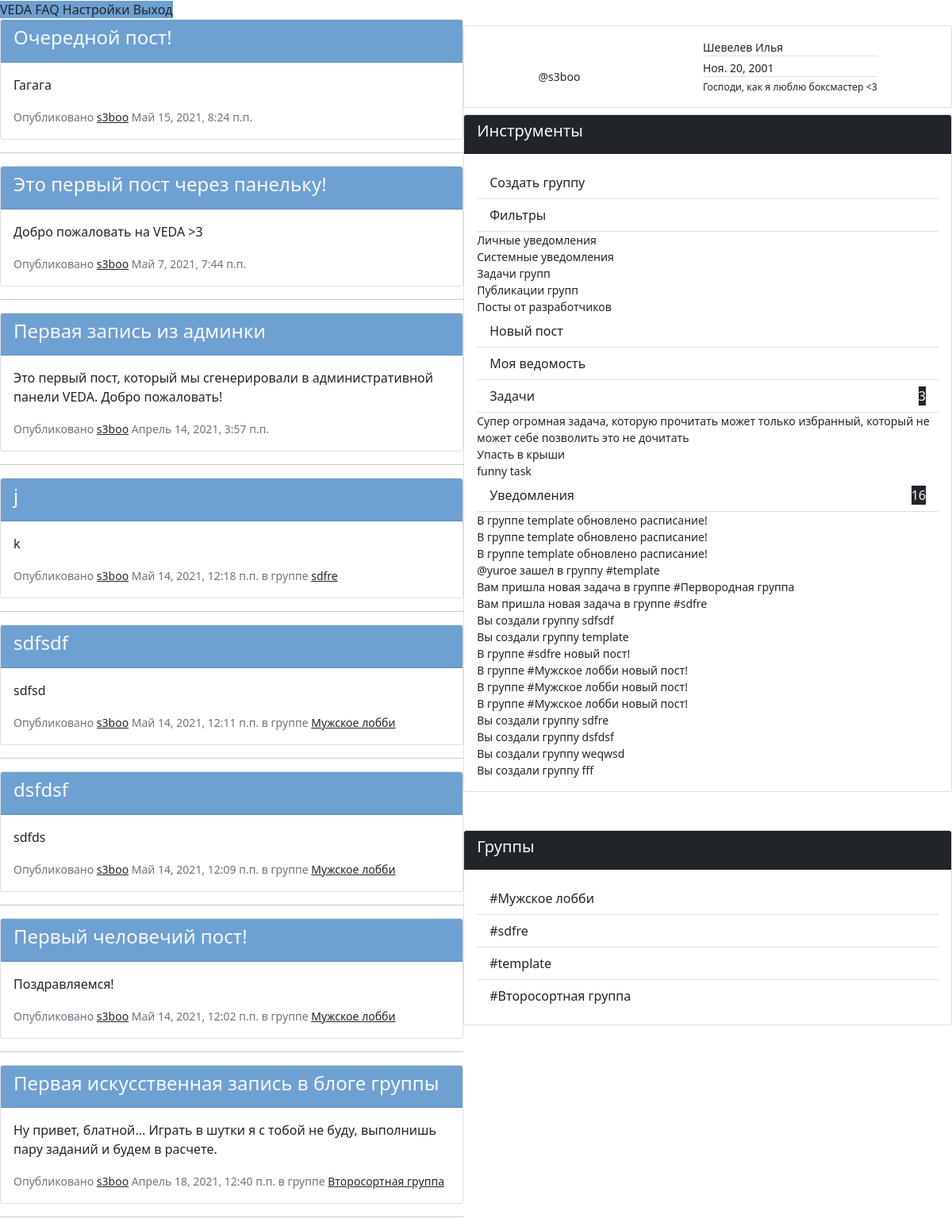
The app's page / (signed in), older data.
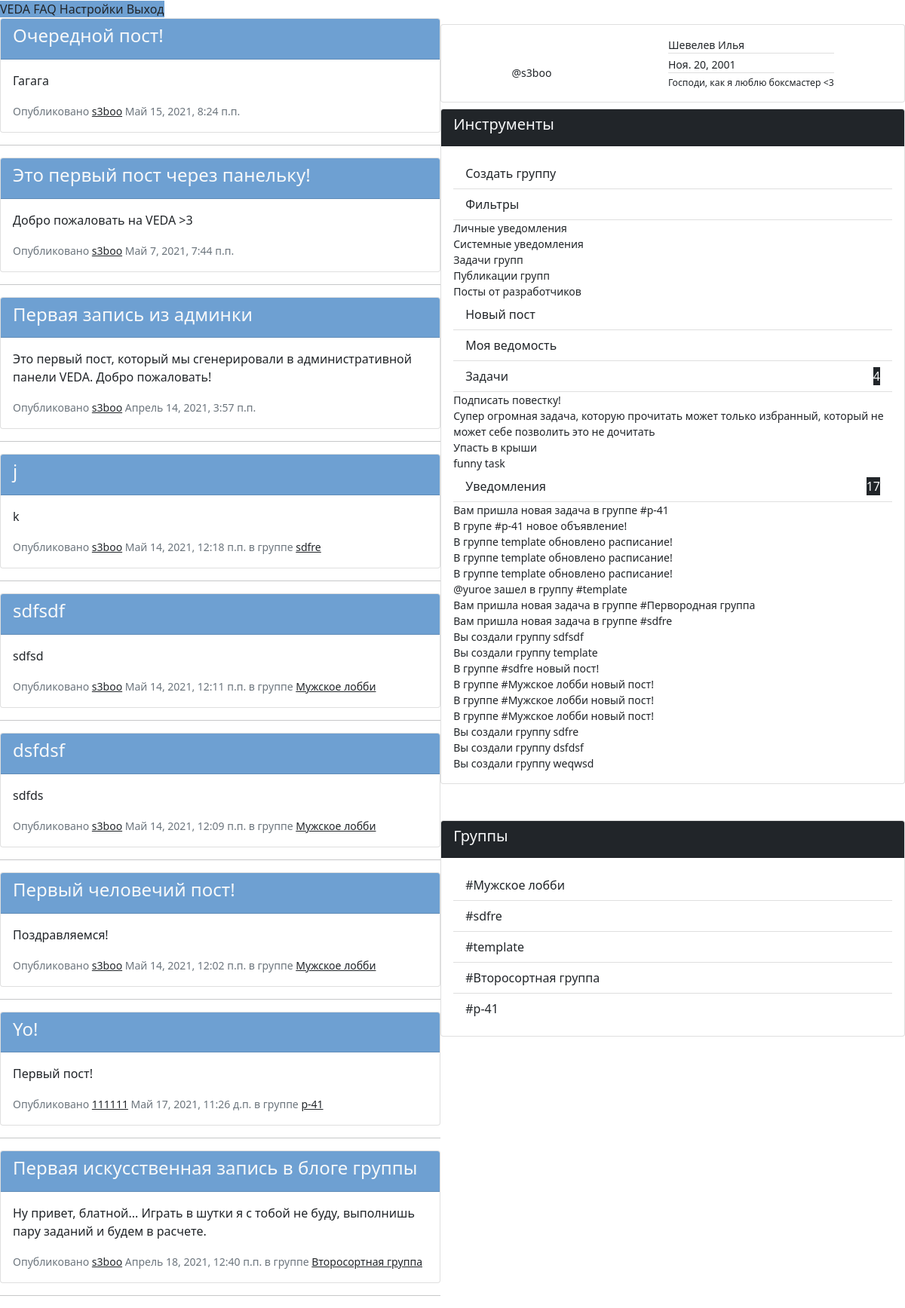
The same page, newer data.
### VEDA_application/models.py (models this page shows, shortened)
class Admin_post(models.Model):
    author = models.ForeignKey(
        Client,
        on_delete=models.SET_NULL,
        null=True
    ) # Автор поста, может отсутствовать
    article = models.CharField(max_length=50)                   # Заголовок поста
    text = models.TextField()                                   # Сообщение поста, неограниченное количество знаков
    date_of_create = models.DateTimeField(auto_now_add=True)    # Дата и время публикации поста
    class Meta():
        ordering = ['-date_of_create']

class Client(models.Model):
    user = models.OneToOneField(
        User,
        on_delete=models.CASCADE,
    )   # Связь один-к-одному с пользователем
    father = models.ForeignKey(
        Parent,
        on_delete=models.SET_NULL,
        null=True,
        related_name='father'
    ) # Связь с родителем внешним ключем
    mother =  models.ForeignKey(
        Parent,
        on_delete=models.SET_NULL,
        null=True,
        related_name='mother'
    ) # Связь с родителем внешним ключом
    status = models.CharField(max_length=100)             # Поле статуса (отображается в профиле пользователя)
    hobbies = models.CharField(max_length=100)            # Поле хобби (используется куратором и отображается в профиле)
    day_of_birthday = models.DateField(null=True)         # Поле дня рождения (используется куратором и отображается в профиле)
    adress = models.CharField(max_length=50)              # Поле адреса (используется только куратором и не виден в профиле)
    vk = models.TextField(blank=True)
    instagram = models.TextField(blank=True)
    gender = models.CharField(choices=(
        ('M', 'Male'),
        ('F', 'Female'),
        ('O', 'Other')
    ), max_length=50, null=True)                          # Пол пользователя в формате первой буквы
    userpic = models.ImageField(upload_to='userpics', null=True, default="default.png")    # Аватар пользователя
    def __str__(self):
            return self.user.username

class Group_post(models.Model):
    group = models.ForeignKey(
        Group,
        on_delete=models.CASCADE
    ) # Группа-автор
    author = models.ForeignKey(
        Client,
        on_delete=models.SET_NULL,
        null=True
    ) # Автор поста, может отсутствовать
    article = models.CharField(max_length=50)                   # Заголовок поста
    text = models.TextField()                                   # Сообщение поста, неограниченное количество знаков
    date_of_create = models.DateTimeField(auto_now_add=True)    # Дата и время публикации поста
    file = models.FileField(null=True, upload_to='files'),      # Файл приложение к посту
    class Meta():
        ordering = ['-date_of_create']

class Group(models.Model):
    moderators = models.ManyToManyField(
        Client,
        related_name='moderators',
        blank=True,
    ) # Количество модераторов не ограничено, связаны внешней таблицей с Client
    listeners = models.ManyToManyField(
        Client,
        related_name='listeners',
        blank=True,
    ) # Количество подписчиков не ограничено, связаны внешней таблицей с Client
    name = models.CharField(max_length=40)              # Название группы
    tag = models.CharField(max_length=40, null=True)              # Тег для поиска
    hNotices = models.BooleanField()    # видимость блока объявлений
    hTasks = models.BooleanField()      # видимость блока задач
    hSheet = models.BooleanField()      # видимость блока расписания, ведомости, успеваемости
    def __str__(self):
        return self.name

class Task(models.Model):
    group = models.ForeignKey(
        Group,
        on_delete=models.CASCADE,
    ) # Группа с задачами
    receiver = models.ForeignKey(
        Client,
        on_delete=models.SET_NULL,
        null=True
    ) # Ответственный за задачу, может отсутствовать
    content = models.CharField(max_length=100)                      # Содержание задачи
    date_of_create = models.DateTimeField(auto_now_add=True)        # Дата открытия задачи
    date_of_completion = models.DateTimeField(null=True)                     # Дата срока для завершения
    status = models.IntegerField(choices=(
        (0, 'Ждет выполнения'),
        (1, 'Сделано')
    ))
    """ Статус выполнения задачи, где:
        0. Не выполнена
        1. Выполнена
    """
    class Meta:
        ordering = ['-id']

class Notification(models.Model):
    receiver = models.ForeignKey(Client, on_delete=models.CASCADE)  # Получатель уведомления
    message = models.CharField(max_length=100)                      # Сообщение уведомления
    date_of_create = models.DateTimeField(auto_now_add=True)        # Дата и время создания уведомления
    priority = models.IntegerField(choices=(
        (1, 'Personal'),
        (2, 'System notification'),
        (3, 'Group tasks'),
        (4, 'Group post'),
        (5, 'Admin post'),
    ))
    """ Приоритет уведомления, где:
        1. Личные уведомления (подписка, удаление из группы и т.п.)
        2. Системные уведомления (технические работы, баг и т.п.)
        3. Задачи группы (выполнена, закрыта, открыта)
        4. Посты группы (новый пост)
        5. Посты админов (обновления разработчиков в блоге)
    """
    class Meta:
        ordering = ['-id']

### VEDA_application/views.py (the view)
# urls.py: path('', views.index, name="index")        # главная страница
def index(request):
    if request.method == 'GET':
        return render(request, 'index.html', context={
            'admin_posts': models.Admin_post.objects.all(), # посты от администратора
            'l_groups': models.Group.objects.filter(listeners__user__username=request.user.username),                     # группы, где есть текущий пользователь
            'm_groups': models.Group.objects.filter(moderators__user__username=request.user.username),                     # группы, где есть текущий пользователь
            'group_posts_listener': models.Group_post.objects.filter(group__listeners__user__username=request.user.username),    # посты в группах, в которых находится пользователь
            'group_posts_moderator': models.Group_post.objects.filter(group__moderators__user__username=request.user.username),    # посты в группах, в которых находится пользователь
            'notifications': models.Notification.objects.filter(receiver__user__username=request.user.username),        # уведомления для пользователя
            'tasks': models.Task.objects.filter(receiver__user__username=request.user.username)                         # задачи из группа для пользователя
        })

### VEDA_application/templates/index.html (shortened to what this page needs)
{% extends 'main_template.html' %}
{% load static %}
{% block application %}
  {% include 'borders_template.html' %}
  <div id="index">
    <b-container class="mt-5">
      <b-row align-h="between" class="d-flex flex-column-reverse flex-md-row">
        <b-col cols="12" {% if user.is_authenticated %} md="6" lg="8" {% endif %} class="p-0 mt-md-0 mt-3">
          <b-tabs  justified>
            <b-tab title="Блог разработчика" active class="pt-3">
              {% for post in admin_posts %}
                <div class="card card-outline-secondary mb-3">
                  <div class="card-header bg-blue text-light">
                    <h4>{{ post.article }}</h4>
                  </div>
                  <div class="card-body">
                    <p>{{ post.text }}</p>
                    <small class="text-muted">Опубликовано <a class="text-dark" href="#">{{ post.author }}</a>  {{ post.date_of_create }}</small>
                  </div>
                </div>
                <hr>
              {% endfor %}
            </b-tab>
            {% if user.is_authenticated %}
              <b-tab title="Новости из групп" class="pt-3">
                {% for post in group_posts_moderator %}
                  <div class="card card-outline-secondary mb-3">
                    <div class="card-header bg-blue text-light d-flex justify-content-between flex-column">
                      <h4 >{{ post.article }}</h4>
                    </div>
                    <div class="card-body">
                      <p>{{ post.text }}</p>
                      <small class="text-muted">Опубликовано <a class="text-dark" href="#">{{ post.author }}</a>  {{ post.date_of_create }} в группе <a href="{% url 'group' post.group.id %}" class="text-dark">{{ post.group }}</a>
                      </small>
                    </div>
                  </div>
                  <hr>
                {% endfor %}
                {% for post in group_posts_listener %}
                  <div class="card card-outline-secondary mb-3">
                    <div class="card-header bg-blue text-light d-flex justify-content-between flex-column">
                      <h4 >{{ post.article }}</h4>
                    </div>
                    <div class="card-body">
                      <p>{{ post.text }}</p>
                      <small class="text-muted">Опубликовано <a class="text-dark" href="#">{{ post.author }}</a>  {{ post.date_of_create }} в группе <a href="{% url 'group' post.group.id %}" class="text-dark">{{ post.group }}</a>
                      </small>
                    </div>
                  </div>
                  <hr>
                {% endfor %}
              </b-tab>
            {% endif %}
          </b-tabs>
        </b-col>
        {% if user.is_authenticated %}
          <b-col cols="12" md=5 lg=3 class="p-0">
            {% if user.is_authenticated %}
            <div class="card card-outline-secondary mt-2">
              <div class="card-body d-flex flex-row align-items-center justify-content-around">
                <div class="flex-column">
                  <br>
                  <small> @{{ user.username }} </small>
                </div>
                <div class="list-group small list-group-flush">
                  <p class="list-group-item m-0 p-0">{{ user.last_name }} {{ user.first_name }}</p>
                  <p class="list-group-item m-0 mt-1 p-0">{{ user.client.day_of_birthday }}</p>
                  <small class="list-group-item m-0 mt-1 p-0">{{ user.client.status }}</small>
                </div>
              </div>
            </div>
            {% endif %}
            <div class="card card-outline-secondary m-0 mt-2">
              <div class="card-header bg-dark text-light">
                <h5>Инструменты</h5>
              </div>
              <div class="card-body">
                <div class="list-group list-group-flush">
                  <a href="{% url 'create_group' %}" class="list-group-item list-group-item-action ">Создать группу</a>
                  <a class="list-group-item list-group-item-action" href="#filters-collapse" @click.prevent v-b-toggle>Фильтры</a>
                    <b-collapse id="filters-collapse">
                      <b-card class="my-2">
                        <b-card-body class="d-flex flex-column p-0 m-0 small text-dark justify-content-between">
                          <b-form-checkbox
                            switch
                            v-model="personalNotifications"
                            class="d-flex justify-content-between flex-row">
                            Личные уведомления
                          </b-form-checkbox>
                          <b-form-checkbox
                            v-model="systemNotifications"
                            class="d-flex justify-content-between flex-row"
                            switch>
                            Системные уведомления
                          </b-form-checkbox>
                          <b-form-checkbox
                            v-model="groupTasksNotifications"
                            class="d-flex justify-content-between flex-row"
                            switch>
                            Задачи групп
                          </b-form-checkbox>
                          <b-form-checkbox
                            v-model="groupPostsNotifications"
                            class="d-flex justify-content-between flex-row"
                            switch>
                            Публикации групп
                          </b-form-checkbox>
                          <b-form-checkbox
                            v-model="adminPostsNotifications"
                            class="d-flex justify-content-between flex-row"
                            switch>
                            Посты от разработчиков
                          </b-form-checkbox>
                        </b-card-body>
                      </b-card>
                  </b-collapse>
                  {% if user.is_staff %}
                    <a href="#" class="list-group-item list-group-item-action" v-b-modal.new-post>Новый пост</a>
                  {% endif %}
                  <a href="#" class="list-group-item list-group-item-action">Моя ведомость</a>
                  <a href="#task-collapse" @click.prevent v-b-toggle class="list-group-item list-group-item-action d-flex justify-content-between align-items-center">
                    Задачи {% if tasks %} <b-badge class="text-light bg-dark">{{ tasks|length }} </b-badge> {% endif %}
                  </a>
                  <b-collapse id="task-collapse">
                    {% for task in tasks %}
                      <b-card class="my-2">
                        <b-card-body class="d-flex p-0 m-0 small text-dark justify-content-between">
                          {{ task.content }}
                        </b-card-body>
                      </b-card>
                    {% endfor %}
                  </b-collapse>
                  <a href="#notification-collapse" @click.prevent v-b-toggle class="list-group-item list-group-item-action d-flex justify-content-between align-items-center">
                    Уведомления  {% if notifications %} <b-badge class="text-light bg-dark"> {{ notifications|length }} </b-badge> {% endif %}
                  </a>
                  <b-collapse id="notification-collapse">
                    {% for notification in notifications %}
                      {% if notification.priority == 2 %}
                        <b-card
                          class="mt-2"
                          v-if="systemNotifications">
                          <div class="d-flex justify-content-between align-items-center small">
                            <span> {{ notification.message }} </span>
                          </div>
                        </b-card>
                      {% endif %}
                      {% if notification.priority == 3 %}
                        <b-card
                          class="mt-2"
                          v-if="groupTasksNotifications" >
                          <div class="d-flex justify-content-between align-items-center small">
                            <span> {{ notification.message }} </span>
                          </div>
                        </b-card>
                      {% endif %}
                      {% if notification.priority == 4 %}
                        <b-card
                          v-if="groupPostsNotifications"
                          class="mt-2">
                          <div class="d-flex justify-content-between align-items-center small">
                            <span> {{ notification.message }} </span>
                          </div>
                        </b-card>
                      {% endif %}
                    {% endfor %}
                  </b-collapse>
                  </div>
              </div>
            </div>
            <div class="card card-outline-secondary mt-5">
              <div class="card-header bg-dark text-light">
                <h5>Группы</h5>
              </div>
              <div class="card-body">
                <div class="list-group list-group-flush">
                  {% for group in m_groups %}
                    <a href="{% url 'group' group.id %}" class="list-group-item list-group-item-action ">#{{ group.name }}</a>
                  {% endfor %}
                  {% for group in l_groups %}
                    <a href="{% url 'group' group.id %}" class="list-group-item list-group-item-action ">#{{ group.name }}</a>
                  {% endfor %}
                </div>
              </div>
            </div>
          </b-col>
        {% endif %}
      </b-row>
    </b-container>
  </div>
{% endblock application %}

Row changes from the older to the newer data that the page shows:
removed Notification: message "Вы создали группу fff"
added Group_post: article "Yo!", text "Первый пост!", author "111111", date_of_create "Май 17, 2021, 11:26 д.п.", group "p-41"
added Task: content "Подписать повестку!"
added Notification: message "Вам пришла новая задача в группе #p-41"
added Notification: message "В групе #p-41 новое объявление!"
added Group: name "p-41"
Text that changed along with them:
{{ tasks|length }}: "3" → "4"
{{ notifications|length }}: "16" → "17"
